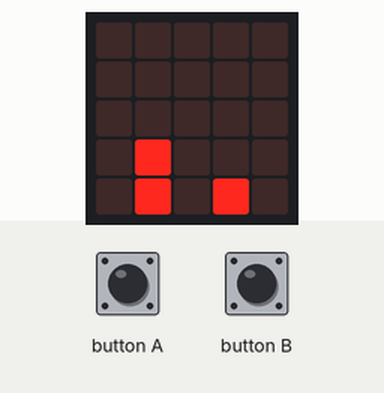
This program was run on a simulated BBC micro:bit (MakeCode). Parts: the board's 5×5 LED display. Random numbers come from a fixed seed; the run ends where the board's game-over animation would start. At 1.5 s the program stops and its outputs stay as they are.

Above: at 0.1 s.
At 0.6 s:
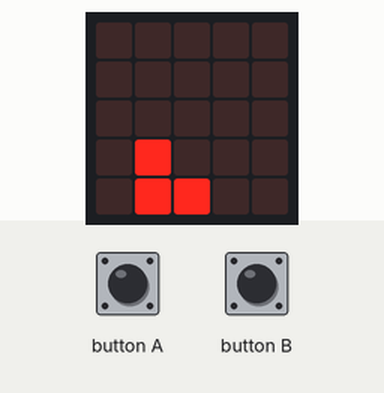
At 1.1 s:
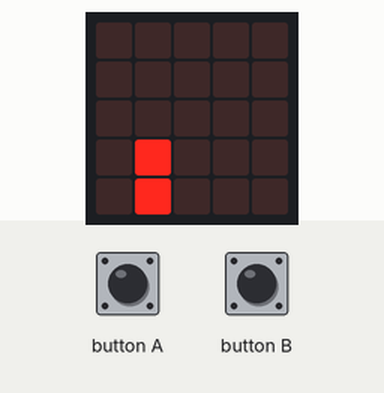

The program:

main.ts
```typescript
input.onButtonPressed(Button.A, function () {
    jugador_arriba.change(LedSpriteProperty.Y, -1)
    jugador_abajo.change(LedSpriteProperty.Y, -1)
    basic.pause(500)
    jugador_abajo.change(LedSpriteProperty.Y, 1)
    jugador_arriba.change(LedSpriteProperty.Y, 1)
})
input.onButtonPressed(Button.B, function () {
    jugador_arriba.change(LedSpriteProperty.X, -1)
    jugador_arriba.change(LedSpriteProperty.Y, 1)
    basic.pause(500)
    jugador_arriba.change(LedSpriteProperty.X, 1)
    jugador_arriba.change(LedSpriteProperty.Y, -1)
})
let jugador_abajo: game.LedSprite = null
let jugador_arriba: game.LedSprite = null
jugador_arriba = game.createSprite(1, 3)
jugador_abajo = game.createSprite(1, 4)
let obstaculo = game.createSprite(4, 4)
basic.forever(function () {
    obstaculo.change(LedSpriteProperty.X, -1)
    basic.pause(500)
    if (obstaculo.get(LedSpriteProperty.X) == 0) {
        obstaculo.set(LedSpriteProperty.X, 4)
        obstaculo.set(LedSpriteProperty.Y, randint(3, 4))
    }
    if (obstaculo.isTouching(jugador_abajo)) {
        game.gameOver()
    }
    if (obstaculo.isTouching(jugador_arriba)) {
        game.gameOver()
    }
})
```

test.ts
```typescript
// aquí va el archivo "tests"; esto no se compilará cuando este paquete se utilice como una extensión.
```

Measured:
- what the display in image 1 shows lasts 0.5 s, from 0.5 s to 1.0 s
